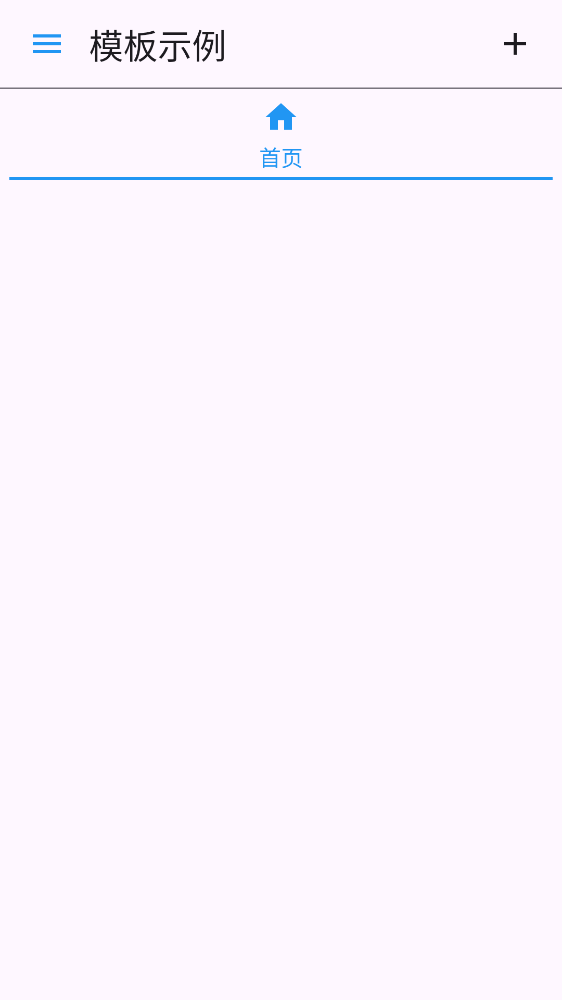
#> input picture app/src/test/snapshots/images/com.make.apk.ui.shell_ShellHostExportParityTest_previewSideShell_light.png, 562 x 1000 px; the run also reads 1 picture not shown here
$ python compare_preview_export.py
#> lines starting #> are read from the running program, lines starting #| are printed output that depends on the picture
#!/usr/bin/env python3
"""预览 vs 导出 像素对比（方向 1 一致性可视化证据）。

读取 app 与 template 两模块各自 Paparazzi 快照：
  - app/src/test/snapshots/images/ShellHostExportParityTest_previewSideShell_light.png   (预览侧)
  - template/src/test/snapshots/images/TemplateShellSnapshotTest_exportedShell_light.png  (导出侧)

产出：
  - scripts/gitops/preview_vs_export_comparison.png  （左=预览 / 中=导出 / 右=差异热区 三栏并排）
  - 控制台打印：尺寸、是否同尺寸、平均/最大逐像素差（0~255/通道）

退出码：
  0 = 一切就绪且像素平均差 ≤ 阈值（同源渲染预期远低于此）；
  1 = 像素差超出阈值或尺寸不符；
  2 = 文件缺失 / 缺少 Pillow / 环境错误。
"""
import sys
from pathlib import Path

try:
    from PIL import Image, ImageChops, ImageDraw
except ImportError:
    sys.stderr.write("::error::缺少 Pillow，请先 `pip install pillow`\n")
    sys.exit(2)

REPO = Path(__file__).resolve().parent.parent.parent
PREVIEW = REPO / "app/src/test/snapshots/images/com.make.apk.ui.shell_ShellHostExportParityTest_previewSideShell_light.png"
EXPORT = REPO / "template/src/test/snapshots/images/com.make.apk_TemplateShellSnapshotTest_exportedShell_light.png"
OUT = REPO / "scripts/gitops/preview_vs_export_comparison.png"

# 每通道平均差阈值（0~255）；同源 ShellHost + 同源 ShellSpec 预期远低于此。
THRESHOLD_MEAN = 2.0


def main() -> int:
    for name, p in (("预览", PREVIEW), ("导出", EXPORT)):
        if not p.is_file():
            sys.stderr.write(f"::error::缺失快照：{p}\n")
            return 2

    a = Image.open(PREVIEW).convert("RGB")
    b = Image.open(EXPORT).convert("RGB")

    if a.size != b.size:
        sys.stderr.write(f"::error::尺寸不一致 预览{a.size} vs 导出{b.size}\n")
        produce_side_by_side(a, b, None)
        return 1

    diff = ImageChops.difference(a, b)
#> diff: PIL image 562x1000 RGB; every value is 0
    # 各通道真实极值（(min,max) 三元组），直接给出最大逐像素差，避免直方图遍历误报。
    extrema = diff.getextrema()
#> extrema = ((0, 0), (0, 0), (0, 0))
    max_diff = max(e[1] for e in extrema)
#> max_diff = 0
    total_px = a.size[0] * a.size[1]
#> total_px = 562000
    # 平均差：逐像素逐通道绝对差之和 / (像素数 × 通道数)。
    hist = diff.histogram()
#> hist = 768 values, max 562000 at index 0, min 0 at index 1, mean 2195.3
    sum_abs = 0
    for ch in range(3):
        for val, count in enumerate(hist[ch * 256:(ch + 1) * 256]):
            sum_abs += val * count
    mean_diff = sum_abs / (total_px * 3)
#> mean_diff = 0

    produce_side_by_side(a, b, diff)

    print("=== 预览 vs 导出 像素对比 ===")
    print(f"尺寸: {a.size}  (一致)")
    print(f"平均逐像素差: {mean_diff:.4f} / 255 (每通道)")
    print(f"最大逐像素差: {max_diff} / 255")
    print(f"对比图: {OUT}")
    if mean_diff > THRESHOLD_MEAN:
        sys.stderr.write(f"::error::像素差 {mean_diff:.4f} 超出阈值 {THRESHOLD_MEAN}\n")
        return 1
    print("=== 通过：预览侧与导出侧像素一致（同源 ShellHost + 同源 ShellSpec） ===")
    return 0


def produce_side_by_side(a: Image.Image, b: Image.Image, diff_img) -> None:
    """三栏并排：预览 | 导出 | 差异；差异为 None 时以灰块占位。"""
    w, h = a.size
#> w = 562; h = 1000
    pad = 16
    label_h = 28
    col_gap = pad
    canvas_w = w * 3 + col_gap * 2 + pad * 2
#> canvas_w = 1750
    canvas_h = h + pad * 2 + label_h
#> canvas_h = 1060
    canvas = Image.new("RGB", (canvas_w, canvas_h), (244, 244, 244))
#> canvas: PIL image 1750x1060 RGB; every value is 244

    canvas.paste(a, (pad, pad + label_h))
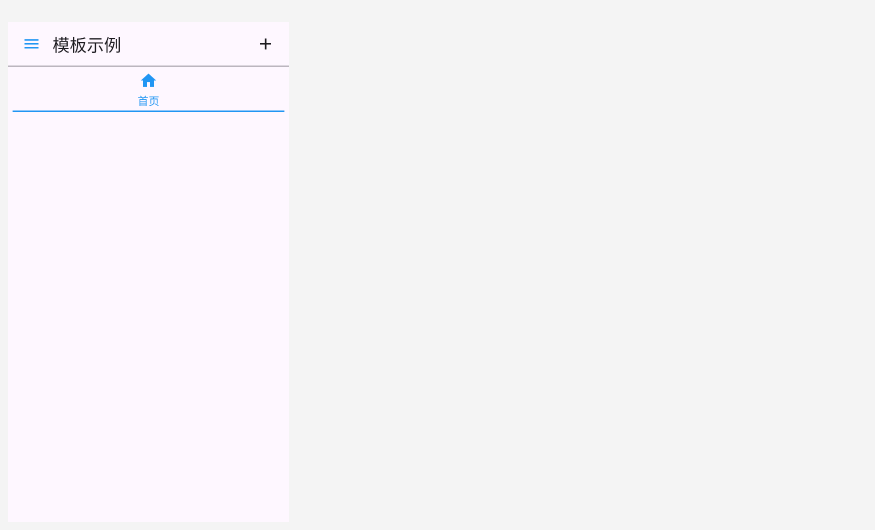
#> canvas: PIL image 1750x1060 RGB (shown at 1/2 size); mean R, G, B 246.5, 244.5, 247.1
    canvas.paste(b, (pad + w + col_gap, pad + label_h))
    if diff_img is not None:
        canvas.paste(diff_img, (pad + (w + col_gap) * 2, pad + label_h))
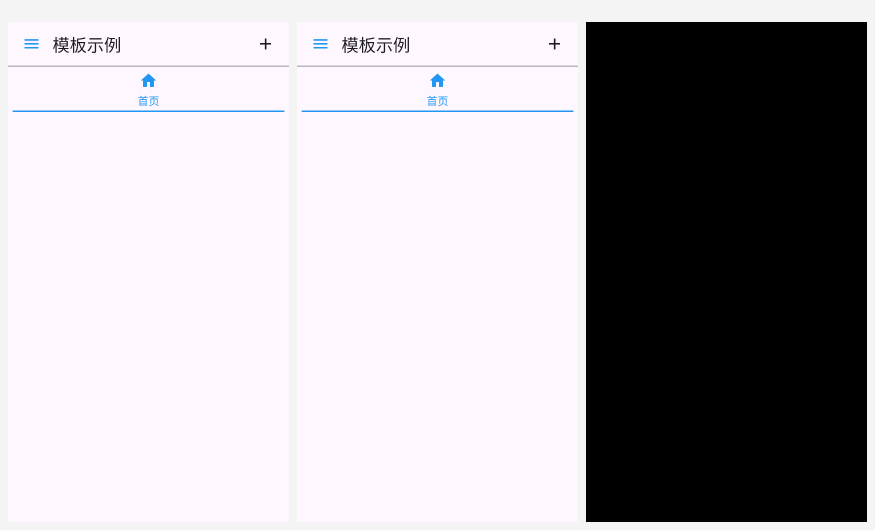
#> canvas: PIL image 1750x1060 RGB (shown at 1/2 size); mean R, G, B 175, 171.1, 176.2
    else:
        canvas.paste(Image.new("RGB", (w, h), (200, 200, 200)),
                     (pad + (w + col_gap) * 2, pad + label_h))

    d = ImageDraw.Draw(canvas)
    d.text((pad, pad // 2), "预览 (app / ShellHostExportParityTest)", fill=(0, 0, 0))
    d.text((pad + w + col_gap, pad // 2), "导出 (template / TemplateShellSnapshotTest)", fill=(0, 0, 0))
    d.text((pad + (w + col_gap) * 2, pad // 2), "差异 (黑=一致)", fill=(0, 0, 0))

    OUT.parent.mkdir(parents=True, exist_ok=True)
    canvas.save(OUT)
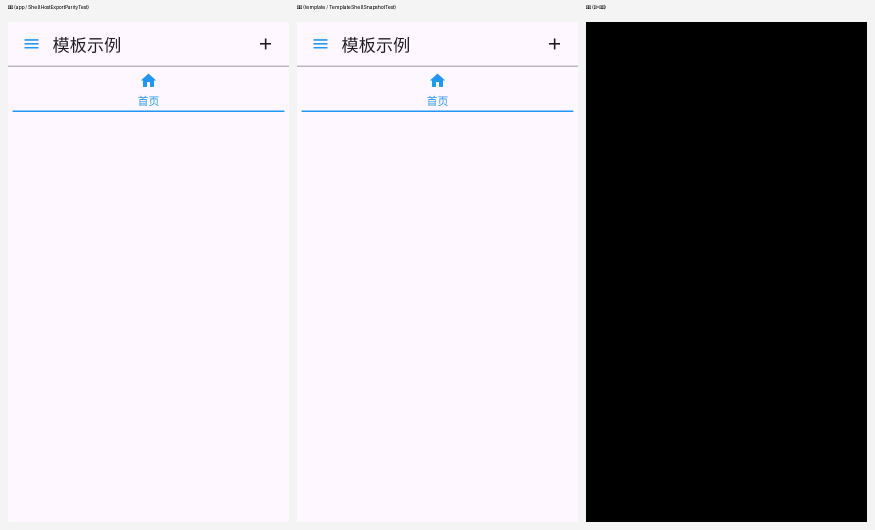
#> saved as preview_vs_export_comparison.png: PIL image 1750x1060 RGB (shown at 1/2 size); mean R, G, B 174.9, 171, 176.1


if __name__ == "__main__":
    sys.exit(main())
#| 尺寸: (562, 1000)  (一致)
#| 平均逐像素差: 0.0000 / 255 (每通道)
#| 最大逐像素差: 0 / 255
#> (the program exits here)
